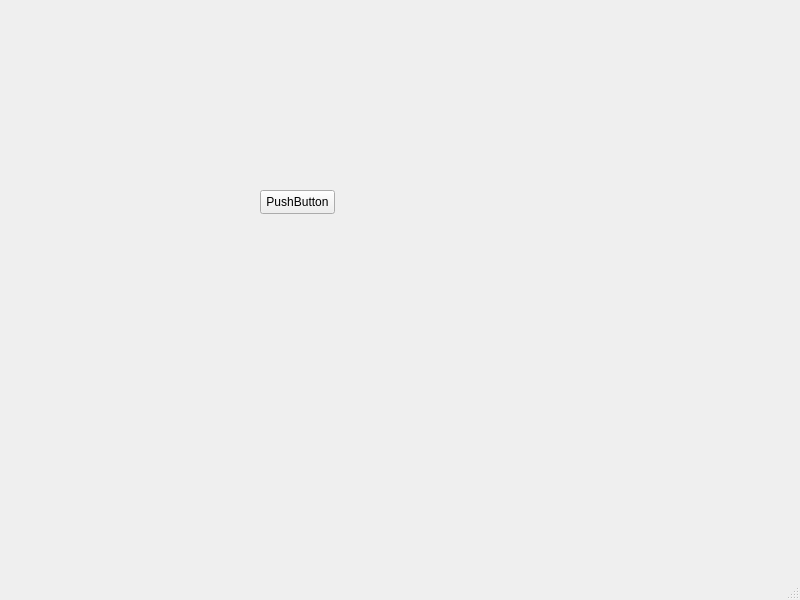
<?xml version="1.0" encoding="UTF-8"?>
<ui version="4.0">
 <class>MainWindow</class>
 <widget class="QMainWindow" name="MainWindow">
  <property name="geometry">
   <rect>
    <x>0</x>
    <y>0</y>
    <width>800</width>
    <height>600</height>
   </rect>
  </property>
  <property name="windowTitle">
   <string>MainWindow</string>
  </property>
  <widget class="QWidget" name="centralwidget">
   <widget class="QPushButton" name="pushButton">
    <property name="geometry">
     <rect>
      <x>260</x>
      <y>190</y>
      <width>75</width>
      <height>24</height>
     </rect>
    </property>
    <property name="text">
     <string>PushButton</string>
    </property>
   </widget>
  </widget>
  <widget class="QMenuBar" name="menubar">
   <property name="geometry">
    <rect>
     <x>0</x>
     <y>0</y>
     <width>800</width>
     <height>22</height>
    </rect>
   </property>
  </widget>
  <widget class="QStatusBar" name="statusbar"/>
 </widget>
 <resources/>
 <connections/>
</ui>
